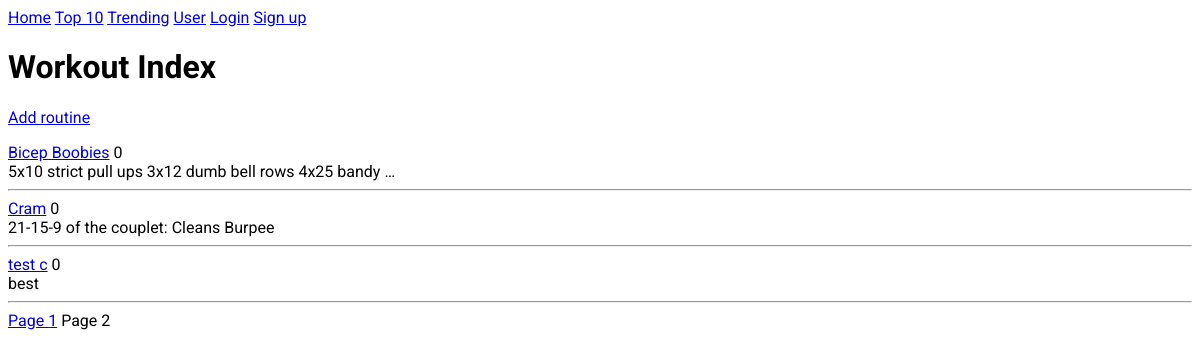
/workouts/?start=10, run on an earlier commit of the app's database.
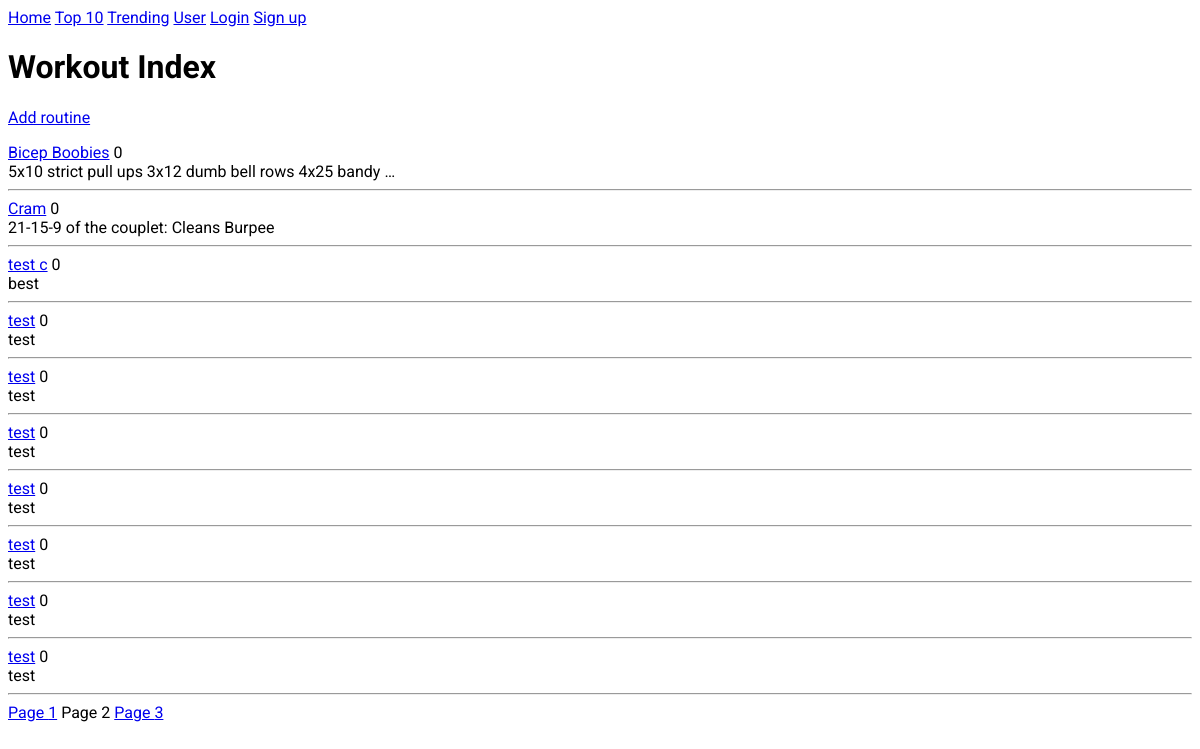
And on a later commit of the database.
### workouts/models.py (models this page shows, shortened)
class Routine(models.Model):
  routine_title = models.CharField(max_length=70)
  routine_text = models.TextField()
  pub_date = models.DateTimeField('date published', default=timezone.now)
  created_by = models.ForeignKey(settings.AUTH_USER_MODEL, related_name="created_by")
  modify_date = models.DateTimeField('date modified', null=True)
  modified_by = models.ForeignKey(settings.AUTH_USER_MODEL, null=True, related_name="modified_by")
  likes = models.IntegerField(default=0)

### workouts/views.py (the view)
def index(request):
  RESULTS_PER_PAGE = 10
  if request.method == 'GET':
    s = request.GET.get('start', 0)
    if valid_digit(s):
      s = int(s)
    routine_list = Routine.objects.order_by('-likes')[s:s+RESULTS_PER_PAGE]
    current_page = get_page_num(s)
    params = {'list': routine_list, 'current_page': current_page}
    results_remaining = Routine.objects.count() - RESULTS_PER_PAGE - s
    if results_remaining > 0:
      next_start = s + RESULTS_PER_PAGE
      params['next_start'] = next_start
      params['next_page'] = get_page_num(next_start)
    prev_start = s - RESULTS_PER_PAGE
    if prev_start >= 0:
      params['prev_start'] = prev_start
      params['prev_page'] = max(get_page_num(prev_start), 1)
    return render(request, 'workouts/index.html', params)

### workouts/utils.py (called while the page is built)
def valid_digit(num):
  return num and DIGIT_RE.match(num)

def get_page_num(start, results_per_page=10):
  return int(start / results_per_page) + 1

### workouts/templates/workouts/index.html
{% extends "./base.html" %}
{% block content %}
<h1>{% block title %}Workout Index{% endblock %}</h1>
<p><a href="{% url 'workouts:add_routine' %}">Add routine</a></p>
{% if list %}
  {% for entry in list %}
    <div>
      <span><a href="{% url 'workouts:detail' entry.id %}">{{ entry.routine_title }}</a></span>
      <span>{{ entry.likes }}</span>
    </div>
    <div>{{ entry.routine_text|truncatewords:10 }}</div>
    <hr>
  {% endfor %}
  <div>
    {% if prev_page %}
      <span><a href="{% url 'workouts:index' %}?start={{ prev_start }}">Page {{ prev_page }}</a></span>
    {% endif %}
    <span><a>Page {{ current_page }}</a></span>
    {% if next_page %}
      <span><a href="{% url 'workouts:index' %}?start={{ next_start }}">Page {{ next_page }}</a></span>
    {% endif %}
  </div>
{% else %}
    <p>No routines are available.</p>
{% endif %}
{% endblock content %}

What changed in the data, as far as the page shows it:
added Routine: routine_title "test", likes "0", routine_text "test"
added Routine: routine_title "test", likes "0", routine_text "test"
added Routine: routine_title "test", likes "0", routine_text "test"
added Routine: routine_title "test", likes "0", routine_text "test"
added Routine: routine_title "test", likes "0", routine_text "test"
added Routine: routine_title "test", likes "0", routine_text "test"
added Routine: routine_title "test", likes "0", routine_text "test"
Also different on the page:
{{ next_page }}: (not shown) → "3"
text now shown: "Page"
